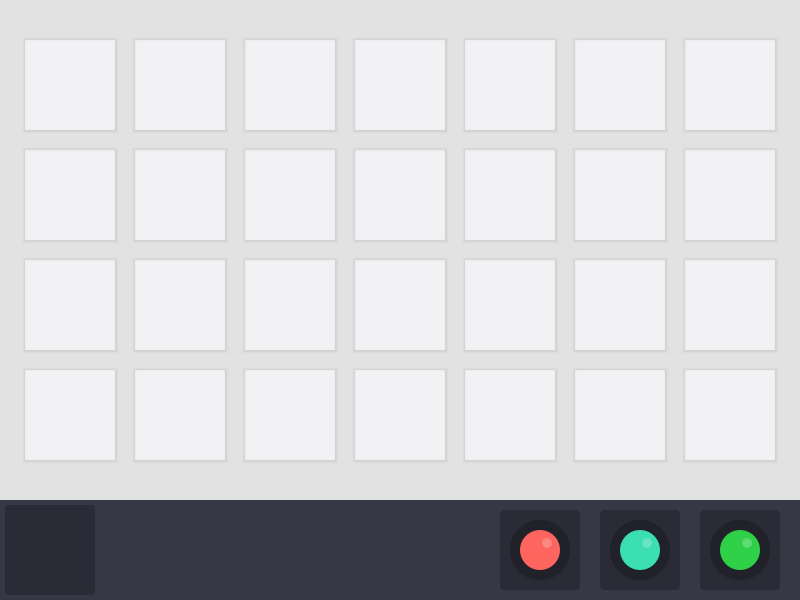
Frame 1 (no input)
Frame 60 (the mouse pressed at the canvas centre just before this capture): identical to frame 1, image omitted
Frame 120 (the mouse held since frame 60 and released just before this capture): identical to frame 1, image omitted

The Processing sketch that drew this single still picture (run headless with seeded random() and noise(); from frame 60 on, the mouse is pressed at the canvas centre):

// Processing sketch: farm
// ── farm.pde
int palette[] = {
  #FCFCFF, 
  #E2E2E2, 
  #373846, 
  #FF655F, 
  #3CDEB4, 
  #2ED148
};

ArrayList<Field> fields;
Plant selection;

int tileSize = 10;
int menuHeight = 100;

void setup() {
  size(800, 600);

  fields = new ArrayList<Field>();
  int ss = tileSize;
  int bb = ss*2;
  int tt = ss*9;
  int cw = width/(bb+tt); 
  int ch = (height-menuHeight)/(bb+tt);
  float dx = (width-(tt+bb)*(cw-1))/2;
  float dy = ((height-menuHeight)-(tt+bb)*(ch-1))/2;
  for (int j = 0; j < ch; j++) {
    for (int i = 0; i < cw; i++) {
      fields.add(new Field(dx+i*(bb+tt), dy+j*(bb+tt), tt));
    }
  }
}

void draw() {
  background(palette[1]);
  /*
  rectMode(CENTER);
   noStroke();
   fill(0, 18);
   int ss = tileSize;
   for (int j = (height%ss)/2+ss/2; j < height; j+=ss) {
   for (int i = (width%ss)/2+ss/2; i < width; i+=ss) {
   rect(i, j, 2, 2);
   }
   }
   */

  for (int i = 0; i < fields.size (); i++) {
    Field f = fields.get(i);
    f.update();
  }

  drawInterface();
}

void mousePressed() {
  if (mouseY < height-menuHeight) {
    if (selection != null) {
      for (int i = 0; i < fields.size (); i++) {
        Field f = fields.get(i);
        if(f.plant == null && mouseX > f.x-f.s/2 && mouseX < f.x+f.s/2 && mouseY > f.y-f.s/2 && mouseY < f.y+f.s/2){
          f.plant = selection; 
          selection = null;
        }
      }
    }
  } else { 
    selection = null;
    int v = (mouseX-(width-menuHeight*4))/menuHeight;
    if (v >= 1) {
      v--;
      selection = new Plant(v);
    }
  }
}

void drawInterface() {
  float xx = 0;
  float yy = height-menuHeight; 
  float ww = width;
  float hh = menuHeight;
  rectMode(CORNER);
  fill(palette[2]);
  rect(xx, yy, ww, hh);
  fill(0, 60);
  rect(xx+tileSize/2, yy+tileSize/2, tileSize*9, hh-tileSize, 5);

  rectMode(CENTER);
  for (int i = 0; i < 3; i++) {
    fill(0, 60);
    float x = xx+ww-hh*2.5+i*hh-tileSize;
    float y = yy+hh/2;
    rect(x, y, hh-tileSize*2, hh-tileSize*2, 5);
    ellipse(x, y, hh-tileSize*4, hh-tileSize*4); 
    fill(palette[3+i]);
    ellipse(x, y, hh-tileSize*6, hh-tileSize*6); 
    fill(palette[0], 60);
    ellipse(x+tileSize*0.7, y-tileSize*0.7, tileSize, tileSize);
  }

  if (selection != null) {
    float x = mouseX;
    float y = mouseY;
    stroke(0, 10);
    fill(selection.col);
    ellipse(x, y, hh-tileSize*6, hh-tileSize*6); 
    noStroke();
    fill(palette[0], 60);
    ellipse(x+tileSize*0.7, y-tileSize*0.7, tileSize, tileSize);
  }
}


// ── field.pde
class Field {
  boolean blocked;
  float x, y, s;
  Plant plant;
  Field(float x, float y, float s) {
    this.x = x; 
    this.y = y;
    this.s = s;
  }
  void update() {
    show();
  }
  void show() {
    rectMode(CENTER);
    stroke(0, 5);
    noFill();
    for(int k = 6; k > 0; k-=2){
      strokeWeight(k);
      rect(x, y, s, s);
    }
    fill(#f2f2f4);
    rect(x, y, s, s);
    if (plant != null) {
      fill(plant.col);
      loader(x, y, s*0.8, (frameCount/300.)%1);
    }
  }
}

void loader(float x, float y, float s, float c) {
  color cl = g.fillColor;
  pushStyle();
  noStroke();
  fill(226);
  ellipse(x, y, s, s);
  fill(cl);
  arc(x, y, s, s, PI*1.5, PI*(1.5+c*2));
  fill(0, 18);
  ellipse(x, y, s*0.69, s*0.69);
  fill(#373846);
  ellipse(x, y, s*0.6, s*0.6);
  popStyle();
}


// ── plant.pde
class Plant {
  color col;
  int t;
  Plant(int t) {
    col = palette[3+t];
  }
}  
